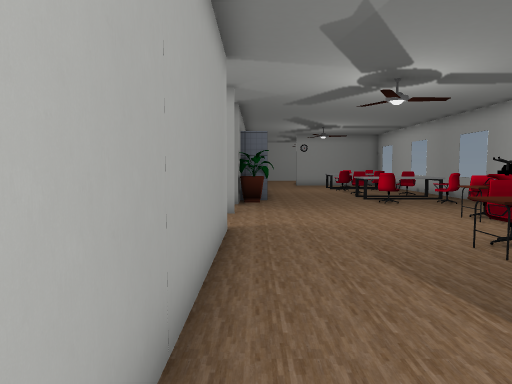
View 1 (above)

18 first-person views from a walk through a scene from a Unity 3-D project. The camera is 1.5 m above the floor, tilts 4° down and sees 70° across. The floor is counted in squares, 1 m on a side. Each view is taken from the middle of a square. On the plan, view 1 faces up. The plan holds only what a view shows up to about 16 squares ahead; the rest is blank. The player character is not drawn. Door leaves are left out, so doorways stand open. Some surface patterns are stand-ins.

View 2
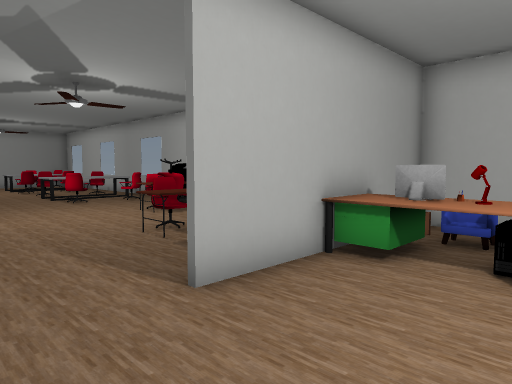

View 3
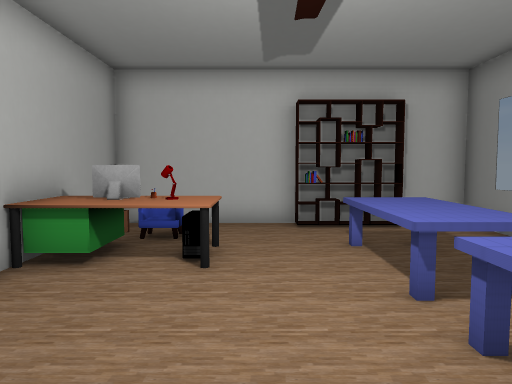

View 4
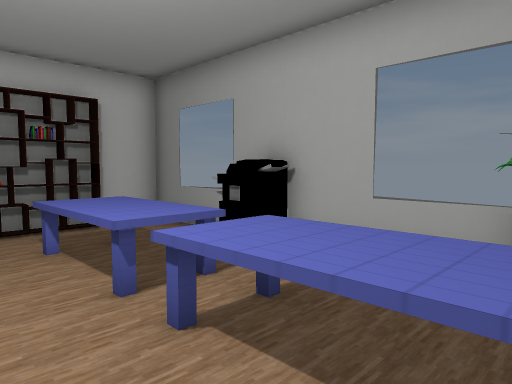

View 5
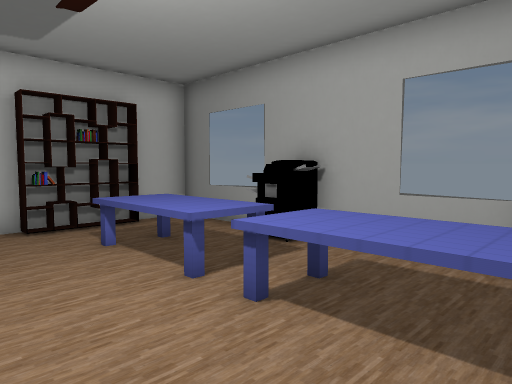

View 6
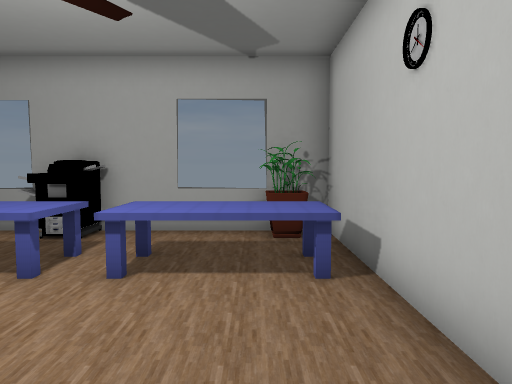

View 7
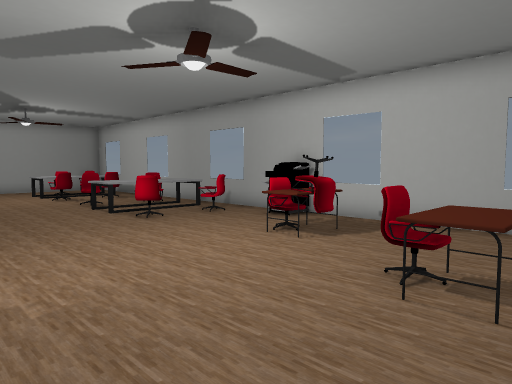

View 8
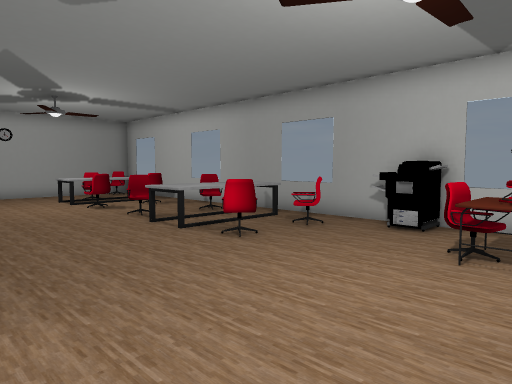

View 9
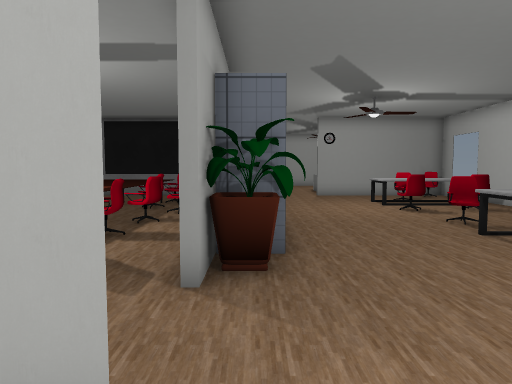

View 10
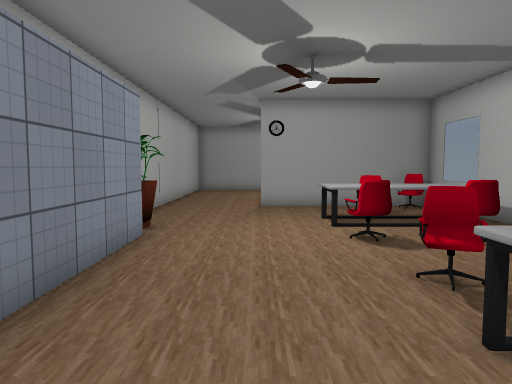

View 11
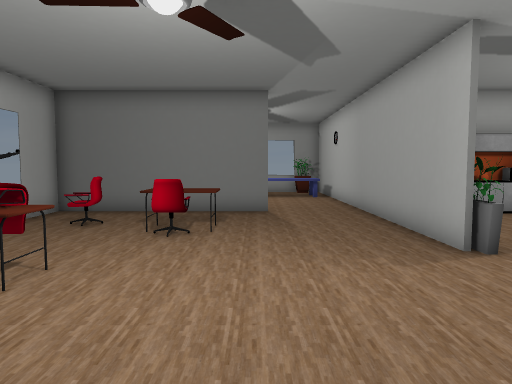

View 12
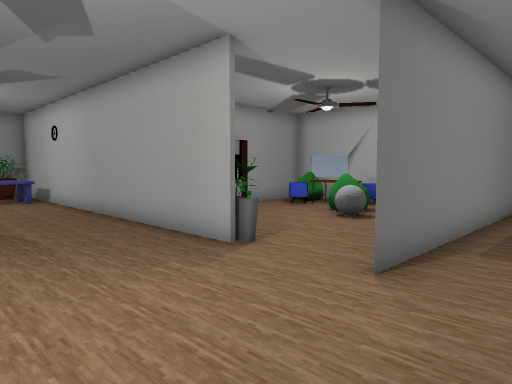

View 13
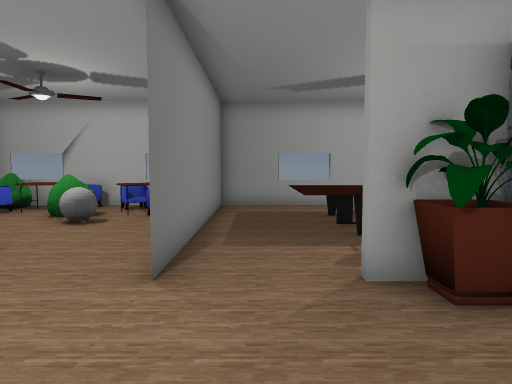

View 14
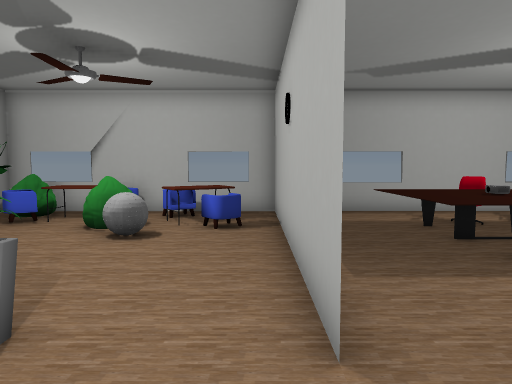

View 15
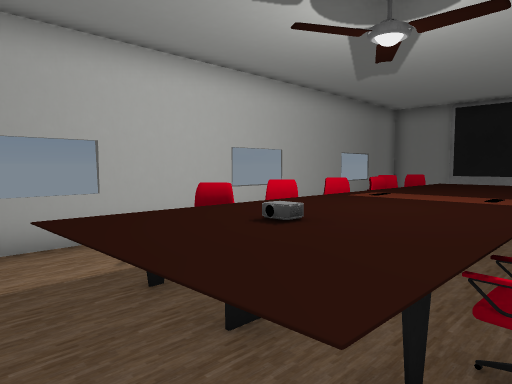

View 16
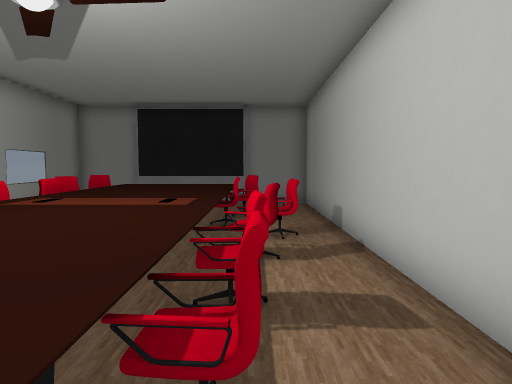

View 17
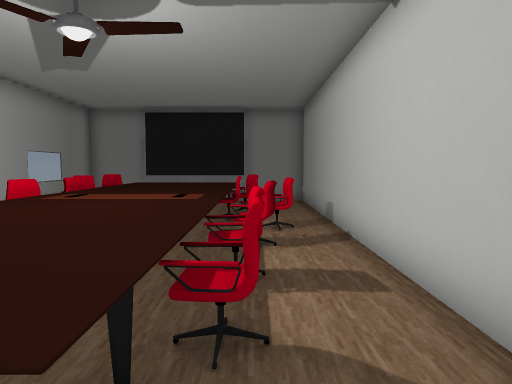

View 18
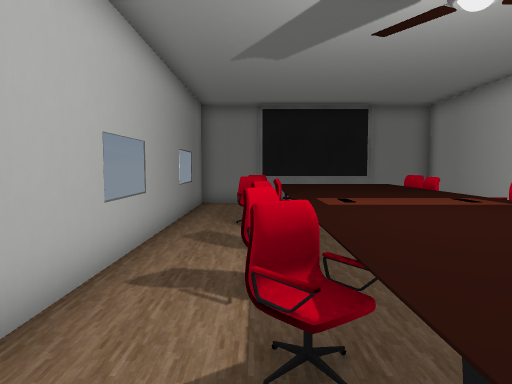

### Floor plan
Key: @ floor where view 1 was taken; # wall or solid block; . floor; D open door; = window, fence, low wall or low ledge; ^ raised ledge; O other object.
Columns run from 10 left of view 1 to 10 right of it. Each row starts with its distance up from view 1.
 31          #....
 30          #....
 29 ##########DDDD#######
 28 #.    . .#....... OO#
 27 #.    .  #....... . =
 26 =.O^^^^ .#......OO. =
 25 =.O^^^OO.#.....OOOO.#
 24 #.O^^^O..#O....OOO .#
 23 #.O^^^O..##....OOOO.
 22 #.OO^^^OO##....O..O.
 21 =.OO^^^..##.........=
 20 =.OO^^^O.##....OO.O.#
 19 #.OO^^^..##.....O.O.#
 18 #.OO^^OO.# ....OOOO.#
 17 #.OO^^^..# ....OOOO.=
 16 =.OOO^OO.##.........=
 15 =..^^^^..#O....OOOO.#
 14 =..^^^^..D..........#
 13 #........D.........O#
 12 #########D.........O#
 11 #........D......OO..=
 10 =OOO.....D......OOO.=
  9 =OOO.....D..........#
  8 #OOOO....#..........#
  7 OOOO.....#....OO....#
  6 #OO..... #....OOOOO.
  5 =OO....  #.......OO.=
  4 #OO....   ..........#
  3 #  ##OO  #DDDD#######
  2          #.....OOO..#
  1          #.....OOOO.#
  0          #@....OOO..#
 -1          #..........#
 -2          #.........O#
 -3          #OOOOOOOO.OO
 -4          #OOOOOOOO.OO
 -5          #OO.......O#
 -6          #OO...OO...#
 -7          ############

Where each view was taken, in squares from view 1:
view 1: 0 up, 0 right, facing up
view 2: 1 down, 0 right, facing up-right
view 3: 1 down, 0 right, facing right
view 4: 1 down, 0 right, facing down-right
view 5: 0 up, 0 right, facing down-right
view 6: 2 up, 1 right, facing down
view 7: 5 up, 0 right, facing up-right
view 8: 9 up, 0 right, facing up-right
view 9: 10 up, 0 right, facing up
view 10: 15 up, 3 right, facing up
view 11: 15 up, 3 right, facing down
view 12: 14 up, 4 right, facing down-left
view 13: 13 up, 4 right, facing left
view 14: 11 up, 2 right, facing left
view 15: 13 up, 3 left, facing up-left
view 16: 14 up, 3 left, facing up
view 17: 13 up, 3 left, facing up
view 18: 14 up, 8 left, facing up
